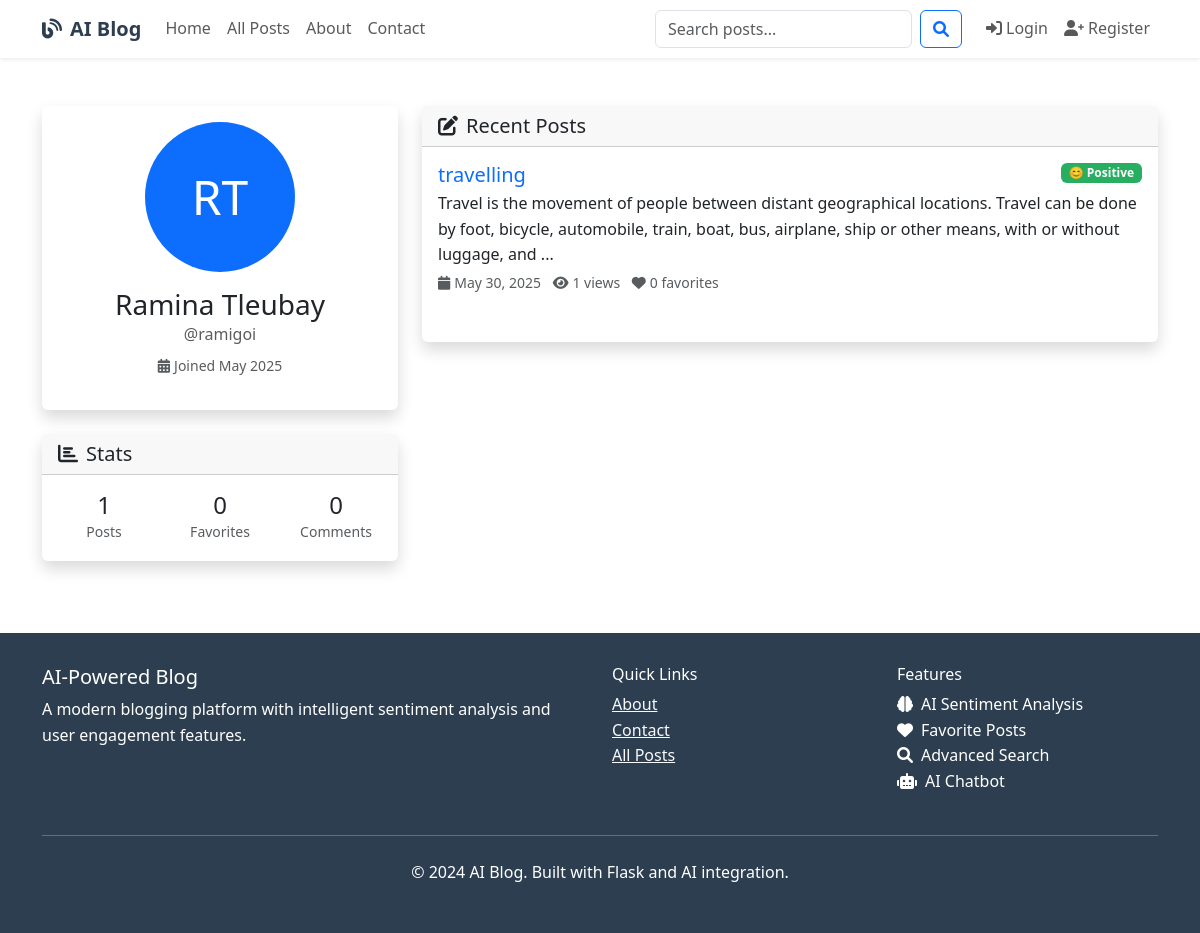
The app's page /auth/profile/2 with its own data.
### models.py (models this page shows, shortened)
class User(UserMixin, db.Model):
    id = db.Column(db.Integer, primary_key=True)
    username = db.Column(db.String(80), unique=True, nullable=False)
    email = db.Column(db.String(120), unique=True, nullable=False)
    password_hash = db.Column(db.String(120), nullable=False)
    first_name = db.Column(db.String(50), nullable=False)
    last_name = db.Column(db.String(50), nullable=False)
    bio = db.Column(db.Text)
    profile_image = db.Column(db.String(200), default='default.jpg')
    created_at = db.Column(db.DateTime, default=datetime.utcnow)
    is_active = db.Column(db.Boolean, default=True)
    posts = db.relationship('BlogPost', backref='author', lazy='dynamic', cascade='all, delete-orphan')
    comments = db.relationship('Comment', backref='author', lazy='dynamic', cascade='all, delete-orphan')
    favorites = db.relationship('Favorite', backref='user', lazy='dynamic', cascade='all, delete-orphan')
    def get_full_name(self):
        return f"{self.first_name} {self.last_name}"

class BlogPost(db.Model):
    id = db.Column(db.Integer, primary_key=True)
    title = db.Column(db.String(200), nullable=False)
    content = db.Column(db.Text, nullable=False)
    summary = db.Column(db.String(500))
    featured_image = db.Column(db.String(200))
    created_at = db.Column(db.DateTime, default=datetime.utcnow)
    updated_at = db.Column(db.DateTime, default=datetime.utcnow, onupdate=datetime.utcnow)
    published = db.Column(db.Boolean, default=True)
    views = db.Column(db.Integer, default=0)
    sentiment_score = db.Column(db.Float)  # -1 to 1 (negative to positive)
    sentiment_label = db.Column(db.String(20))  # 'positive', 'negative', 'neutral'
    sentiment_confidence = db.Column(db.Float)  # 0 to 1
    user_id = db.Column(db.Integer, db.ForeignKey('user.id'), nullable=False)
    category_id = db.Column(db.Integer, db.ForeignKey('category.id'))
    comments = db.relationship('Comment', backref='post', lazy='dynamic', cascade='all, delete-orphan')
    favorites = db.relationship('Favorite', backref='post', lazy='dynamic', cascade='all, delete-orphan')
    tags = db.relationship('Tag', secondary='post_tags', back_populates='posts')
    def get_sentiment_emoji(self):
        if self.sentiment_label == 'positive':
            return '😊'
        elif self.sentiment_label == 'negative':
            return '😔'
        else:
            return '😐'
    def get_favorite_count(self):
        try:
            return self.favorites.count()
        except Exception as e:
            print(f"Error getting favorite count: {e}")
            return 0

### blueprints/auth.py (the view)
@auth_bp.route('/profile')
@auth_bp.route('/profile/<int:user_id>')
def profile(user_id=None):
    try:
        if user_id is None:
            if current_user.is_authenticated:
                user_id = current_user.id
            else:
                flash('Please log in to view your profile.', 'warning')
                return redirect(url_for('auth.login'))
        user = User.query.get_or_404(user_id)
        recent_posts = []
        try:
            recent_posts = BlogPost.query.filter_by(user_id=user_id, published=True)\
                                         .order_by(desc(BlogPost.created_at))\
                                         .limit(5).all()
        except Exception as e:
            print(f"Error getting recent posts: {e}")
        favorite_posts = []
        if current_user.is_authenticated and current_user.id == user_id:
            try:
                favorites = Favorite.query.filter_by(user_id=user_id).limit(5).all()
                favorite_posts = [fav.post for fav in favorites if fav.post]
            except Exception as e:
                print(f"Error getting favorite posts: {e}")
        stats = {
            'total_posts': 0,
            'total_favorites': 0,
            'total_comments': 0
        }
        try:
            stats['total_posts'] = BlogPost.query.filter_by(user_id=user_id, published=True).count()
        except:
            pass
        try:
            stats['total_favorites'] = Favorite.query.filter_by(user_id=user_id).count()
        except:
            pass
        try:
            stats['total_comments'] = Comment.query.filter_by(user_id=user_id).count()
        except:
            pass
        return render_template('auth/profile.html',
                             user=user,
                             recent_posts=recent_posts,
                             favorite_posts=favorite_posts,
                             stats=stats)
    except Exception as e:
        print(f"Profile error: {e}")
        flash('Profile not found.', 'danger')
        return redirect(url_for('main.index'))

### templates/auth/profile.html (shortened to what this page needs)
{% extends "base.html" %}
{% block content %}
<div class="container py-5">
    <div class="row">
        <div class="col-lg-4 mb-4">
            <div class="card shadow">
                <div class="card-body text-center">
                    {% if user.profile_image and user.profile_image != 'default.jpg' %}
                    <img src="{{ url_for('static', filename='uploads/profiles/' + user.profile_image) }}"
                         class="rounded-circle img-thumbnail mb-3" width="150" height="150"
                         alt="{{ user.get_full_name() }}">
                    {% else %}
                    <div class="bg-primary rounded-circle d-flex align-items-center justify-content-center text-white mx-auto mb-3"
                         style="width: 150px; height: 150px; font-size: 3rem;">
                        {{ user.first_name[0] }}{{ user.last_name[0] }}
                    </div>
                    {% endif %}
                    <h3 class="mb-0">{{ user.get_full_name() }}</h3>
                    <p class="text-muted mb-2">@{{ user.username }}</p>
                    <p class="text-muted small mb-3">
                        <i class="fas fa-calendar-alt me-1"></i>Joined {{ user.created_at.strftime('%B %Y') }}
                    </p>
                </div>
            </div>
            <div class="card shadow mt-4">
                <div class="card-header">
                    <h5 class="mb-0">
                        <i class="fas fa-chart-bar me-2"></i>Stats
                    </h5>
                </div>
                <div class="card-body">
                    <div class="row text-center">
                        <div class="col-4">
                            <h4 class="mb-0">{{ stats.total_posts }}</h4>
                            <small class="text-muted">Posts</small>
                        </div>
                        <div class="col-4">
                            <h4 class="mb-0">{{ stats.total_favorites }}</h4>
                            <small class="text-muted">Favorites</small>
                        </div>
                        <div class="col-4">
                            <h4 class="mb-0">{{ stats.total_comments }}</h4>
                            <small class="text-muted">Comments</small>
                        </div>
                    </div>
                </div>
            </div>
        </div>
        <div class="col-lg-8">
            <div class="card shadow mb-4">
                <div class="card-header d-flex justify-content-between align-items-center">
                    <h5 class="mb-0">
                        <i class="fas fa-edit me-2"></i>Recent Posts
                    </h5>
                </div>
                <div class="card-body">
                    {% if recent_posts %}
                    {% for post in recent_posts %}
                    <div class="mb-3 pb-3 {{ 'border-bottom' if not loop.last }}">
                        <div class="d-flex justify-content-between align-items-start">
                            <h5 class="mb-1">
                                <a href="{{ url_for('blog.view_post', id=post.id) }}" class="text-decoration-none">
                                    {{ post.title }}
                                </a>
                            </h5>
                            {% if post.sentiment_label %}
                            <span class="badge sentiment-{{ post.sentiment_label }}">
                                {{ post.get_sentiment_emoji() }} {{ post.sentiment_label.title() }}
                            </span>
                            {% endif %}
                        </div>
                        <p class="mb-1">{{ post.summary or post.content[:150] + '...' }}</p>
                        <div class="d-flex justify-content-between align-items-center">
                            <div class="small text-muted">
                                <i class="fas fa-calendar me-1"></i>{{ post.created_at.strftime('%B %d, %Y') }}
                                <i class="fas fa-eye ms-2 me-1"></i>{{ post.views }} views
                                <i class="fas fa-heart ms-2 me-1"></i>{{ post.get_favorite_count() }} favorites
                            </div>
                        </div>
                    </div>
                    {% endfor %}
                    {% endif %}
                </div>
            </div>
        </div>
    </div>
</div>
{% endblock %}

### templates/base.html (style rules this page uses)
:root { --primary-color: #2c3e50; --secondary-color: #3498db; --accent-color: #e74c3c; --success-color: #27ae60; --warning-color: #f39c12; --light-bg: #f8f9fa; }
body { font-family: 'Segoe UI', Tahoma, Geneva, Verdana, sans-serif; line-height: 1.6; color: #333; }
.card { border: none; box-shadow: 0 2px 10px rgba(0,0,0,0.1); transition: transform 0.3s ease; }
.sentiment-positive { background-color: var(--success-color); color: white; }

### records on screen
User: first_name "R", last_name "T", get_full_name "Ramina Tleubay", username "ramigoi", created_at "May 2025"
BlogPost: title "travelling", get_sentiment_emoji "😊", sentiment_label "Positive", summary "Travel is the movement of people between distant geographical locations. Travel can be done by foot, bicycle, automobile, train, boat, bus, airplane, ship or other means, with or without luggage, and ...", created_at "May 30, 2025", views "1", get_favorite_count "0"

### other values on screen
{{ stats.total_posts }} "1"
{{ stats.total_favorites }} "0"
{{ stats.total_comments }} "0"
